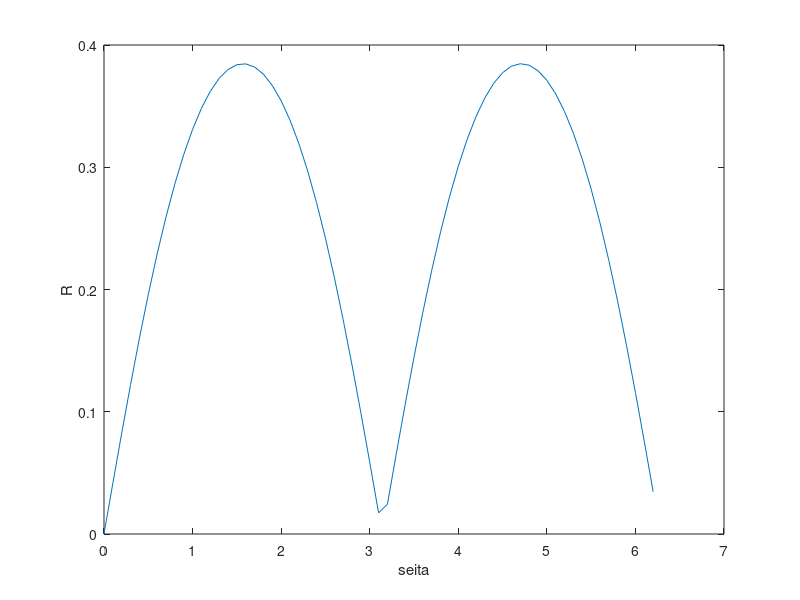

Source code (MATLAB):
clear all;clc;
ii=1
for seita=0:0.1:2*pi;
    A =[    1.2500   -0.2500;
       -0.2500    1.2500];
    B=[0.833 0.1667; 0.1667 0.83];

    P=[exp(-i*seita) 0; 0 exp(i*seita)];
    T=A*P*B;
    r(ii)=T(2,1)/T(1,1)
    R(ii)=abs(r(ii));
    ii=ii+1;
  
end
seita=0:0.1:2*pi;
  plot(seita,abs(r))
  xlabel('seita')
  ylabel('R')